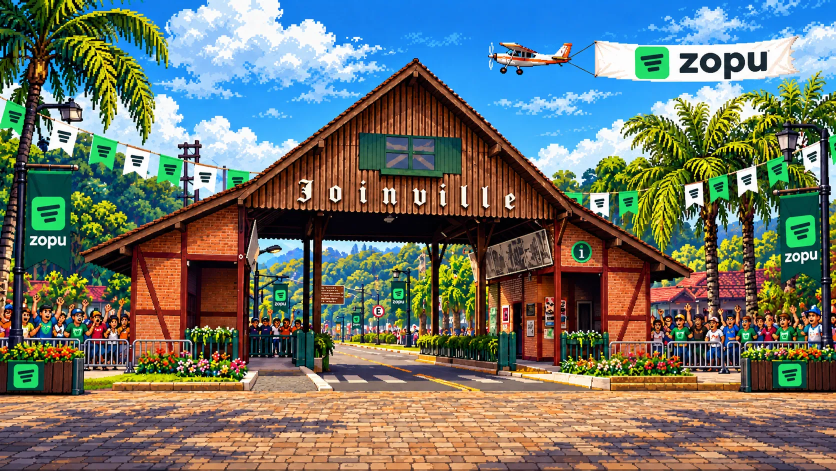
#> input picture scripts/stage-art/joinville-zopu/source.png, 1672 x 941 px (shown at 1/2 size)
$ python prepare_joinville_zopu.py
#> lines starting #> are read from the running program, lines starting #| are printed output that depends on the picture; after the words box and inside, x2 and y2 are one past the last pixel; in counts of white or black regions, pixels touching at a corner belong together
#> in prepare, image is the input picture: PIL image 1672x941 RGB; mean R, G, B 110.7, 116.8, 107.8
### scripts/stage-art/flyover_art.py
"""Shared preparation of an illustrated stage with a towed-banner plane (Recife, Joinville).

From the stage's source illustration (1672x941):
- background.jpg: scaled to the display size, with the plane, its tow lines and the banner
  removed from the sky (inpainted);
- plane.png, propeller.png, banner.png: those parts with alpha (animated in code);
- skyline.png: the top rows of the background with the open sky and clouds made transparent,
  drawn OVER the plane so it flies behind buildings, roofs and trees.
Prints the placements (stage image pixels) for src/stages/<id>.ts.

Each stage script (scripts/stage-art/<id>/prepare_<id>.py) only describes where things are in
its own art (a FlyoverStage) and calls prepare(). Offline tool, not part of the build.
"""

import sys
from collections import deque
from dataclasses import dataclass, field
from pathlib import Path
from typing import Callable, Optional

import numpy as np
from PIL import Image

sys.path.insert(0, str(Path(__file__).resolve().parents[1]))
from art_tools import dilate, inpaint, large_components, layer  # noqa: E402

# Same framing as the Partner Summit: the arena is wider than the screen (the camera scrolls
# 480 px), so the art is drawn a bit larger than 960x540 and scrolls with parallax.
DISPLAY_SCALE = 960 * 1.12 / 1672
# Sky removed around the flying group, larger than its anti-aliased edge.
CLEAR_RING = 3


@dataclass
class FlyoverStage:
    source: Path
    out: Path
    # Search box of the flying group (source px): x0, y0, x1, y1.
    sky_box: tuple
    # Plane | tow lines | banner, split by x (source px); the propeller is left of the nose
    # (None: a jet, no propeller layer).
    plane_max_x: int
    propeller_max_x: Optional[int]
    banner_min_x: int
    # Rows of the display-size background covered by the skyline occluder.
    skyline_rows: int
    # Past this x only `tail_mask` pixels of the banner are kept (clouds/palms touching it).
    tail_min_x: Optional[int] = None
    tail_mask: Optional[Callable] = None
    # Fill the enclosed holes again after `tail_mask` (a banner kept by colour loses its
    # lettering otherwise).
    refill_after_tail: bool = False
    # Extra pixels (besides the clear blue) that count as sky, e.g. sunset clouds. Called with
    # the source image (flying-group separation) or the display-size background (skyline).
    extra_sky: Optional[Callable] = None
    # Lowest source row of the plane (clouds right under its wheels are left in the sky).
    plane_max_y: Optional[int] = None
    # Highest source row of the plane (a cloud right above it is left in the sky).
    plane_min_y: Optional[int] = None
    # Minimum brightness of the sky (0..1) when separating the flying group: raise it when the
    # banner is a blue close to the sky's, only darker.
    sky_min_value: float = 0.6
    # Largest hue (degrees) of the sky: lower it when the banner is a purer blue than the sky.
    sky_max_hue: float = 235
    # Sky cleared around the flying group (source px); wider when its edge is dark and would
    # stain the inpainted sky.
    clear_ring: int = CLEAR_RING
    # (label, (x0, y0, x1, y1)) source boxes printed at display scale for the crowd config.
    crowd_boxes: tuple = field(default_factory=tuple)
    # Source boxes cleared from the sky whatever their colour: e.g. tow lines drawn in a blue
    # the sky mask takes for sky. Keep them between plane_max_x and banner_min_x: they are only
    # removed from the background (the lines are redrawn in code), never part of a layer.
    clear_boxes: tuple = field(default_factory=tuple)
    # Display row from which pale, unsaturated pixels stop counting as sky in the skyline (they
    # are pale towers there, not clouds). None: pale counts as sky everywhere (clouds).
    pale_solid_from: Optional[int] = None


def hsv(image):
    values = np.asarray(image.convert('HSV')).astype(np.float32)
    return values[..., 0] * 360 / 255, values[..., 1] / 255, values[..., 2] / 255


def red_mask(image):
    hue, sat, _ = hsv(image)
    return ((hue < 25) | (hue > 330)) & (sat > 0.35)


def orange_mask(image):
    hue, sat, _ = hsv(image)
    return (hue > 8) & (hue < 45) & (sat > 0.45)


def sky_mask(image, min_value=0.6, max_hue=235):
    """Clear, bright blue sky (the plane, banner and lines are anything else; their dark-blue
    outlines and lettering are blue too, but dark)."""
    hue, sat, val = hsv(image)
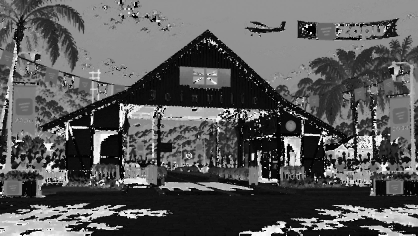
#> hue: shape (941, 1672) float32 (shown at 1/4 size); min 0, max 358.6, mean 126.5; drawn with min black and max white
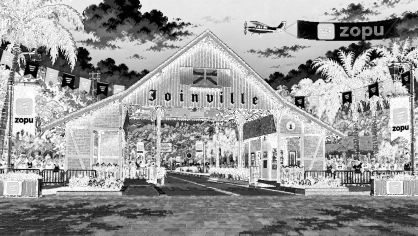
#> sat: shape (941, 1672) float32 (shown at 1/4 size); min 0, max 1, mean 0.606
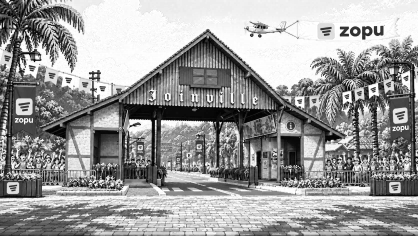
#> val: shape (941, 1672) float32 (shown at 1/4 size); min 0, max 1, mean 0.607
    return (hue > 190) & (hue < max_hue) & (sat > 0.45) & (val > min_value)
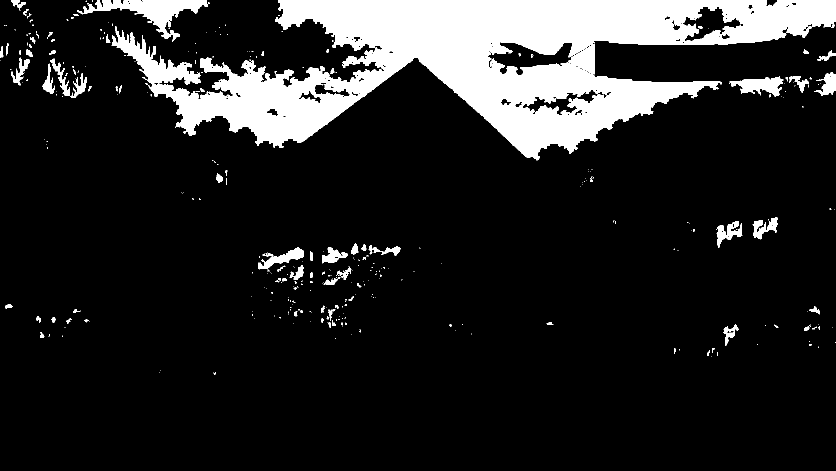
#> returned value: shape (941, 1672) bool (shown at 1/2 size); 14.1% white; 346 white regions (264 under 20 px), largest, box (x1, y1, x2, y2) and area: (223, 0, 1672, 321) 196818, (154, 0, 416, 84) 6702, (1458, 153, 1567, 193) 2343


def fill_holes(mask, box):
    """Inside `box`, sky pixels not reachable from its border belong to the object (the banner's
    blue lettering, the cockpit windows)."""
#> called with box = (965, 55, 1612, 176)
    x0, y0, x1, y1 = box
    inside = ~mask[y0:y1, x0:x1]
#> inside: shape (121, 647) bool; 49.4% white; 15 white regions (10 under 20 px), largest, box (x1, y1, x2, y2) and area: (0, 0, 647, 121) 36586, (493, 98, 602, 121) 1645, (613, 97, 647, 121) 355, (642, 44, 647, 52) 32, (606, 99, 611, 108) 25
    h, w = inside.shape
    outside = np.zeros(inside.shape, bool)
    queue = deque()
    for y in range(h):
        for x in (0, w - 1):
            if inside[y, x]:
                outside[y, x] = True
                queue.append((y, x))
#> outside: shape (121, 647) bool; 0.19% white in thin lines or dots
    for x in range(w):
        for y in (0, h - 1):
            if inside[y, x] and not outside[y, x]:
                outside[y, x] = True
                queue.append((y, x))
#> outside: shape (121, 647) bool; 1.6% white in thin lines or dots
    while queue:
        y, x = queue.popleft()
        for yn, xn in ((y + 1, x), (y - 1, x), (y, x + 1), (y, x - 1)):
            if 0 <= yn < h and 0 <= xn < w and inside[yn, xn] and not outside[yn, xn]:
                outside[yn, xn] = True
                queue.append((yn, xn))
#> outside: shape (121, 647) bool; 49.4% white; 6 white regions (2 under 20 px), largest, box (x1, y1, x2, y2) and area: (0, 0, 647, 121) 36585, (493, 98, 602, 121) 1645, (613, 97, 647, 121) 355, (642, 44, 647, 52) 32
    filled = mask.copy()
    filled[y0:y1, x0:x1] = mask[y0:y1, x0:x1] | ~outside
#> filled: shape (941, 1672) bool; 2.5% white; 22 white regions (13 under 20 px), largest, box (x1, y1, x2, y2) and area: (976, 55, 1612, 176) 38291, (1370, 55, 1460, 82) 1037, (1346, 55, 1360, 61) 58
    return filled


def flood(mask, seeds, rows):
    """Pixels of `mask` 4-connected to `seeds`, within the first `rows` rows."""
    reach = np.zeros(mask.shape, bool)
    queue = deque()
    for seed in seeds:
        if mask[seed]:
            reach[seed] = True
            queue.append(seed)
    while queue:
        y, x = queue.popleft()
        for yn, xn in ((y + 1, x), (y - 1, x), (y, x + 1), (y, x - 1)):
            if 0 <= yn < rows and 0 <= xn < mask.shape[1] and mask[yn, xn] and not reach[yn, xn]:
                reach[yn, xn] = True
                queue.append((yn, xn))
    return reach


def skyline(background, rows, extra_sky=None, pale_solid_from=None):
    """The architecture against the sky: open sky and clouds are reached from the top edge;
    what is left and grows from the bottom of the band (buildings, domes, palms, poles) is
    opaque. Floating clouds stay transparent, so they never hide the banner."""
    hue, sat, val = hsv(background)
    pale = (val > 0.78) & (sat < 0.38)
    if pale_solid_from is not None:
        pale[pale_solid_from:] = False
    open_sky = ((hue > 185) & (hue < 240) & (sat > 0.3) & (val > 0.55)) | pale
    if extra_sky is not None:
        open_sky |= extra_sky(background)
    width = open_sky.shape[1]
    sky = flood(open_sky, [(0, x) for x in range(width)], rows)
    solid = ~sky
    solid[rows:] = False
    occluder = flood(solid, [(rows - 1, x) for x in range(width)], rows)
    rgba = np.dstack([np.asarray(background), (occluder * 255).astype(np.uint8)])
    # Hard alpha: its pixels are the background's own, so its edges never show.
    return Image.fromarray(rgba, 'RGBA').crop((0, 0, width, rows))


def split(mask, min_x, max_x):
    out = np.zeros(mask.shape, bool)
    out[:, min_x:max_x] = mask[:, min_x:max_x]
    return out


def scaled(value):
    return round(value * DISPLAY_SCALE, 1)


def prepare(stage):
    """Writes background.jpg, skyline.png, plane.png, propeller.png and banner.png for one stage
    and prints the placements. `stage` is a FlyoverStage."""
    SOURCE, OUT, SKY_BOX = stage.source, stage.out, stage.sky_box
    PLANE_MAX_X, PROPELLER_MAX_X = stage.plane_max_x, stage.propeller_max_x
    BANNER_MIN_X, SKYLINE_ROWS = stage.banner_min_x, stage.skyline_rows
    image = Image.open(SOURCE).convert('RGB')
    x0, y0, x1, y1 = SKY_BOX
    group = np.zeros(image.size[::-1], bool)
    sky = sky_mask(image, stage.sky_min_value, stage.sky_max_hue)
    if stage.extra_sky is not None:
        sky |= stage.extra_sky(image)
    group[y0:y1, x0:x1] = ~sky[y0:y1, x0:x1]
    group = fill_holes(group, SKY_BOX)
    for cx0, cy0, cx1, cy1 in stage.clear_boxes:
        group[cy0:cy1, cx0:cx1] = True
    if stage.tail_min_x is not None:
        tail = stage.tail_min_x
        group[:, tail:] &= stage.tail_mask(image)[:, tail:]
#> group: shape (941, 1672) bool; 1.8% white; 8 white regions (3 under 20 px), largest, box (x1, y1, x2, y2) and area: (976, 73, 1600, 162) 27127, (1413, 118, 1429, 135) 209, (1462, 117, 1477, 133) 182, (1148, 130, 1184, 148) 48, (982, 85, 987, 104) 36
        if stage.refill_after_tail:
            group = fill_holes(group, SKY_BOX)
#> call 2 of fill_holes, with box = (965, 55, 1612, 176)
#> after the loop in fill_holes (call 2), `for x in range(w):`:
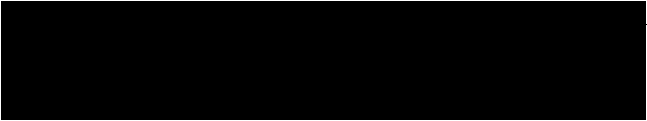
#> outside: shape (121, 647) bool; 2% white in thin lines or dots
#> after the loop in fill_holes (call 2), `while queue:`:
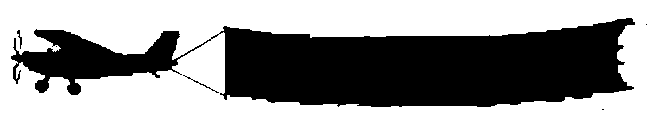
#> outside: shape (121, 647) bool; 57.5% white; 6 black regions (3 under 20 px), largest, box (x1, y1, x2, y2) and area: (11, 18, 635, 107) 33211, (183, 75, 219, 93) 48, (17, 30, 22, 49) 36

    if stage.plane_max_y is not None:
        group[stage.plane_max_y :, x0:PLANE_MAX_X] = False
    if stage.plane_min_y is not None:
        group[: stage.plane_min_y, x0:PLANE_MAX_X] = False
    whole_plane = large_components(split(group, x0, PLANE_MAX_X), 200)
#> in large_components, `h, w = mask.shape`: h = 941; w = 1672
#> the loop in large_components, `for y0, x0 in zip(*np.nonzero(mask)):` made 5471 passes
#> (y0, x0) on passes 1 to 8: (84, 1001), (85, 983), (85, 984), (85, 1000), (85, 1001), (85, 1002), (85, 1003), (85, 1004)
    if PROPELLER_MAX_X is None:
        propeller, plane = None, whole_plane
    else:
        propeller = split(whole_plane, x0, PROPELLER_MAX_X)
        plane = split(whole_plane, PROPELLER_MAX_X, PLANE_MAX_X)
    banner = large_components(split(group, BANNER_MIN_X, x1), 2000)
#> the loop in large_components (call 2), `for y0, x0 in zip(*np.nonzero(mask)):` made 27721 passes
#> (y0, x0) on passes 1 to 8: (73, 1591), (73, 1592), (73, 1593), (73, 1594), (73, 1595), (73, 1596), (74, 1582), (74, 1583)
    # Everything else in the box: the two tow lines (redrawn in code so the banner can trail).
    lines = group & ~dilate(plane | banner, 1)
#> lines: shape (941, 1672) bool; 0.02% white in thin lines or dots, all inside (x1, y1, x2, y2) = (976, 79, 1612, 165)

    size = (round(image.width * DISPLAY_SCALE), round(image.height * DISPLAY_SCALE))
    OUT.mkdir(parents=True, exist_ok=True)
    hole = dilate(group, stage.clear_ring)
#> the loop in dilate (call 4), `for _ in range(radius):` made 3 passes
#> pass 2, in dilate (call 4), `img = img.filter(ImageFilter.MaxFilter(3))`:
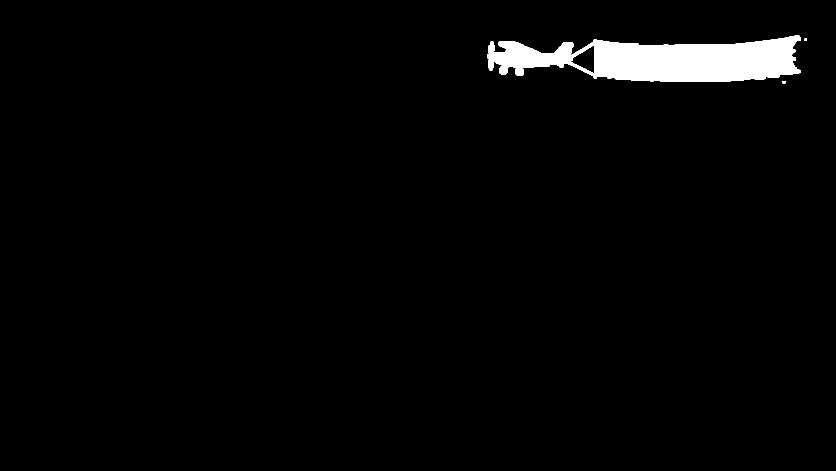
#> img: PIL image 1672x941 L (shown at 1/2 size); 2.4% white; 3 white regions, box (x1, y1, x2, y2) and area: (974, 71, 1602, 164) 37808, (1565, 162, 1571, 167) 30, (1609, 77, 1614, 82) 25
    inpaint(image, hole).resize(size, Image.LANCZOS).save(
        OUT / 'background.jpg', quality=92, optimize=True
    )
    print(f'background: {size[0]}x{size[1]}')
#| background: 1075x605
    # From the saved JPEG itself, so the occluder's pixels are exactly what is on screen.
    skyline(
        Image.open(OUT / 'background.jpg').convert('RGB'),
        SKYLINE_ROWS,
        stage.extra_sky,
        stage.pale_solid_from,
    ).save(
        OUT / 'skyline.png', optimize=True
    )
#> the loop in flood, `for seed in seeds:` made 1075 passes
#> seed on passes 1 to 3: (0, 0), (0, 1), (0, 2)
#> the loop in flood, `while queue:` made 148706 passes
#> x on passes 1 to 3: 15, 16, 17
#> the loop in flood (call 2), `for seed in seeds:` made 1075 passes
#> seed on passes 1 to 3: (249, 0), (249, 1), (249, 2)
    print(f'skyline occluder: {size[0]}x{SKYLINE_ROWS}')
#| skyline occluder: 1075x250

    boxes = {}
    for name, mask in (('plane', plane), ('propeller', propeller), ('banner', banner)):
        if mask is None:
            continue
        rgba, (bx0, by0, bx1, by1) = layer(image, mask, 0.5)
        boxes[name] = (bx0, by0, bx1, by1)
        out = rgba.resize(
            (round(rgba.width * DISPLAY_SCALE), round(rgba.height * DISPLAY_SCALE)), Image.LANCZOS
        )
        out.save(OUT / f'{name}.png', optimize=True)
        print(
            f'{name}: left {scaled(bx0)} top {scaled(by0)} '
            f'size {out.size[0]}x{out.size[1]} (source {bx0},{by0}..{bx1},{by1})'
        )
#> this loop made 3 passes
#> (name, bx0, by0, bx1, by1) on passes 1 to 3: ('plane', 988, 84, 1150, 150), ('propeller', 976, 93, 988, 139), ('banner', 1184, 73, 1600, 162)
#> (printed output is left out)
#> after the loop, boxes = {'plane': (988, 84, 1150, 150), 'propeller': (976, 93, 988, 139), 'banner': (1184, 73, 1600, 162)}

    # Placements relative to the plane body's top-left (display px).
    px0, py0 = boxes['plane'][:2]
#> px0 = 988; py0 = 84
    if 'propeller' in boxes:
        rx0, ry0, rx1, ry1 = boxes['propeller']
#> rx0 = 976; ry0 = 93; rx1 = 988; ry1 = 139
        print(f'propeller center: ({scaled((rx0 + rx1) / 2 - px0)}, {scaled((ry0 + ry1) / 2 - py0)})')
#| propeller center: (-3.9, 20.6)
    bx0, by0 = boxes['banner'][:2]
    print(f'banner: gap {scaled(bx0 - boxes["plane"][2])}, offsetY {scaled(by0 - py0)}')
#| banner: gap 21.9, offsetY -7.1
    # Tow lines: where they leave the plane's tail.
    tail_lines = split(lines, PLANE_MAX_X - 12, BANNER_MIN_X)
    ty, tx = np.nonzero(tail_lines)
#> ty = 108 values from 89 to 147; tx = 108 values, max 1182 at index 0, min 1146 at index 60, mean 1165.8
    if len(tx):
        print(f'tow hook: ({scaled(tx.min() - px0)}, {scaled(ty.mean() - py0)})')
#| tow hook: (101.6, 20.9)

    # Crowd bands (people above the barrier) and the barriers in front of them (display px).
    for label, (cx0, cy0, cx1, cy1) in stage.crowd_boxes:
        box = [round(v * DISPLAY_SCALE) for v in (cx0, cy0, cx1, cy1)]
        print(f'{label}: x {box[0]}..{box[2]}, y {box[1]}..{box[3]}')

### scripts/art_tools.py
"""Shared offline image helpers for the art preparation scripts (Pillow + NumPy only)."""

from collections import deque

import numpy as np
from PIL import Image, ImageFilter


def dilate(mask, radius):
    img = Image.fromarray((mask * 255).astype(np.uint8))
    for _ in range(radius):
        img = img.filter(ImageFilter.MaxFilter(3))
    return np.asarray(img) > 127


def erode(mask, radius):
    img = Image.fromarray((mask * 255).astype(np.uint8))
    for _ in range(radius):
        img = img.filter(ImageFilter.MinFilter(3))
    return np.asarray(img) > 127


def large_components(mask, min_size):
    """Keeps 4-connected blobs of at least min_size pixels (drops lit windows, sparks)."""
    h, w = mask.shape
    seen = np.zeros(mask.shape, bool)
    keep = np.zeros(mask.shape, bool)
    for y0, x0 in zip(*np.nonzero(mask)):
        if seen[y0, x0]:
            continue
        seen[y0, x0] = True
        queue, pixels = deque([(y0, x0)]), []
        while queue:
            y, x = queue.popleft()
            pixels.append((y, x))
            for yn, xn in ((y + 1, x), (y - 1, x), (y, x + 1), (y, x - 1)):
                if 0 <= yn < h and 0 <= xn < w and mask[yn, xn] and not seen[yn, xn]:
                    seen[yn, xn] = True
                    queue.append((yn, xn))
        if len(pixels) >= min_size:
            ys, xs = zip(*pixels)
            keep[list(ys), list(xs)] = True
    return keep


def inpaint(image, hole):
    """Multi-scale diffusion fill: coarse averages seed the hole, Jacobi smoothing refines it."""
    rgb = np.asarray(image).astype(np.float32)

    def solve(img, mask):
        h, w = mask.shape
        if min(h, w) <= 8:
            known = ~mask
            fill = img[known].mean(axis=0) if known.any() else np.zeros(3, np.float32)
            out = img.copy()
            out[mask] = fill
            return out
        # Downsample with known-only weights.
        h2, w2 = (h + 1) // 2, (w + 1) // 2
        pad_img = np.zeros((h2 * 2, w2 * 2, 3), np.float32)
        pad_w = np.zeros((h2 * 2, w2 * 2), np.float32)
        pad_img[:h, :w] = img * (~mask)[..., None]
        pad_w[:h, :w] = ~mask
        sums = pad_img.reshape(h2, 2, w2, 2, 3).sum(axis=(1, 3))
        weights = pad_w.reshape(h2, 2, w2, 2).sum(axis=(1, 3))
        small_mask = weights == 0
        small = sums / np.maximum(weights, 1)[..., None]
        small = solve(small, small_mask)
        up = small.repeat(2, axis=0).repeat(2, axis=1)[:h, :w]
        out = img.copy()
        out[mask] = up[mask]
        for _ in range(30):
            avg = (
                np.roll(out, 1, 0) + np.roll(out, -1, 0) + np.roll(out, 1, 1) + np.roll(out, -1, 1)
            ) / 4
            out[mask] = avg[mask]
        return out

    filled = solve(rgb, hole)
    # A little ordered grain so the fill reads as part of the pixel art, not as a smooth blur.
    yy, xx = np.mgrid[0 : rgb.shape[0], 0 : rgb.shape[1]]
    grain = (((xx // 2 + yy // 2) % 2) * 2 - 1)[..., None] * 3.0
    filled[hole] = np.clip(filled[hole] + grain[hole], 0, 255)
    return Image.fromarray(filled.astype(np.uint8))


def layer(image, mask, feather):
    """RGBA crop of `mask`'s bounding box with a softly feathered alpha."""
    ys, xs = np.nonzero(mask)
    box = (int(xs.min()), int(ys.min()), int(xs.max()) + 1, int(ys.max()) + 1)
    alpha = Image.fromarray((mask * 255).astype(np.uint8))
    if feather:
        alpha = alpha.filter(ImageFilter.GaussianBlur(feather))
    rgba = image.convert('RGBA')
    rgba.putalpha(alpha)
    return rgba.crop(box), box

### scripts/stage-art/joinville-zopu/prepare_joinville_zopu.py
"""Prepares the Joinville stage art of Aislan's encounter (ZOPU edition) from the official
illustration. Romualdo's Joinville (scripts/stage-art/joinville/) is unchanged.

Input : scripts/stage-art/joinville-zopu/source.png (1672x941: the same Joinville gate, now
        with ZOPU flags and banners and a plane towing the white "zopu" banner)
Output: public/stages/joinville-zopu/ background.jpg, skyline.png, plane.png, propeller.png,
        banner.png (see scripts/stage-art/flyover_art.py), and the placements for
        src/stages/joinvilleZopu.ts.

Offline tool only (not part of the build). Requires Python 3 + Pillow + NumPy:
    python scripts/stage-art/joinville-zopu/prepare_joinville_zopu.py
"""

import sys
from pathlib import Path

sys.path.insert(0, str(Path(__file__).resolve().parents[1]))
from flyover_art import FlyoverStage, hsv, prepare  # noqa: E402
from art_tools import dilate, erode  # noqa: E402  (on the path once flyover_art is imported)

ROOT = Path(__file__).resolve().parents[3]


# Source columns of the banner's green logo tile.
LOGO_COLUMNS = (1240, 1370)


def cream_banner(image):
    """The banner's warm off-white cloth and its shaded edges. The clouds touching it are white
    with a blue cast, so a warm hue (or no hue at all) keeps the cloth and drops the clouds; the
    dark lettering is enclosed and comes back with the refill (a small closing seals the shaded
    edge first). The green logo tile reaches the bottom edge, so it is kept by its own colour,
    only in its columns (the palms under the tail are green too)."""
    hue, sat, val = hsv(image)
    cloth = (val > 0.55) & (sat < 0.32) & ((hue < 75) | (sat < 0.03))
    logo = (hue > 110) & (hue < 175) & (sat > 0.35) & (val > 0.25)
    logo[:, :LOGO_COLUMNS[0]] = False
    logo[:, LOGO_COLUMNS[1] :] = False
    return erode(dilate(cloth, 3), 3) | dilate(logo, 1)


JOINVILLE_ZOPU = FlyoverStage(
    source=ROOT / 'scripts/stage-art/joinville-zopu/source.png',
    out=ROOT / 'public/stages/joinville-zopu',
    # Same composition as Romualdo's Joinville: above the palms on the right.
    sky_box=(965, 55, 1612, 176),
    plane_max_x=1150,
    propeller_max_x=988,
    banner_min_x=1183,
    # Down to the "Joinville" lettering: the gate roof and every palm cover the flight band.
    skyline_rows=250,
    # The rope knots on the banner's left edge stay in the group (cleared from the sky).
    tail_min_x=1192,
    tail_mask=cream_banner,
    refill_after_tail=True,
    crowd_boxes=(
        ('crowd left', (50, 590, 258, 680)),
        ('barrier left', (50, 675, 258, 708)),
        ('crowd right', (1300, 600, 1640, 686)),
        ('barrier right', (1300, 682, 1640, 714)),
    ),
)

if __name__ == '__main__':
    prepare(JOINVILLE_ZOPU)
